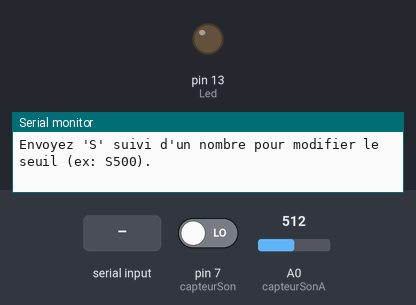
Bench run of a sketch on a simulated Arduino Uno, built with avr-gcc and run on an emulated ATmega328P. Shown: output pins drawn as LEDs (lit = HIGH), the last lines printed to the serial monitor. The test bench sets the inputs (shaded band); at power-on: A0 (capteurSonA) = 512, pin 7 (capteurSon) LOW.

Above: at 1.2 s.
1.3 s: "t\n" received over Serial
2.8 s: A0 (capteurSonA) set to 782
4.3 s: A0 (capteurSonA) set to 816
At 5.2 s:
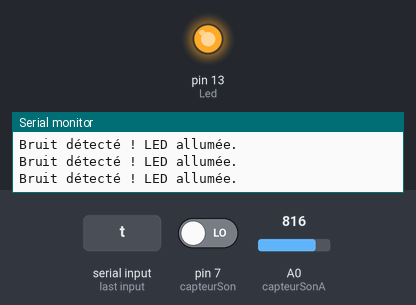
5.8 s: A0 (capteurSonA) set to 790
At 6.9 s:
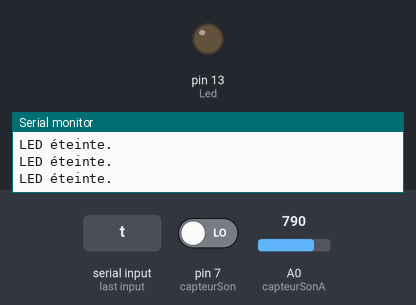
7.7 s: pin 7 (capteurSon) driven HIGH
At 8.6 s:
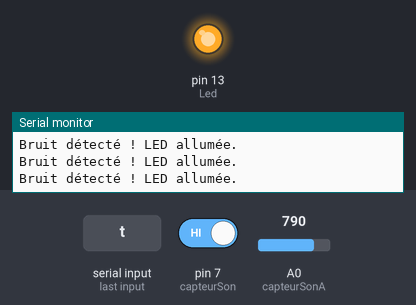
10.7 s: pin 7 (capteurSon) driven LOW
At 11.9 s:
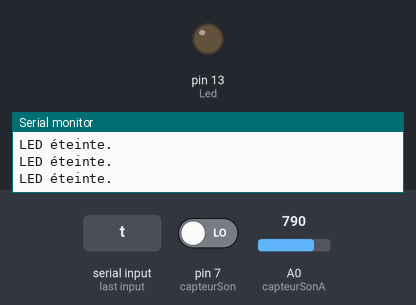
Timing chart, 0 to 13.6 s (numbered marks = the images above; inputs shaded):
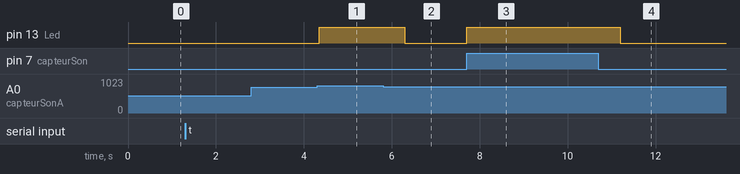

Measured:
- the behaviour switches between 800 and 801 on A0 (capteurSonA) (found by bisection; images 0 and 1)
- after the input at 4.3 s, pin 13 (Led): LOW → HIGH after 0.05 s
- after the input at 5.8 s, pin 13 (Led): HIGH → LOW after 0.49 s
- after the input at 7.7 s, pin 13 (Led): LOW → HIGH at once
- after the input at 10.7 s, pin 13 (Led): HIGH → LOW after 0.49 s

The sketch:

Main.ino
```cpp
int Led = 13;            // LED intégrée à la carte
int capteurSon = 7;      // Broche numérique du capteur GT4611
int capteurSonA = A0;    // Broche analogique du capteur GT4611 (optionnel)
int seuil = 800;         // Seuil pour la détection en mode analogique (0-1023)
unsigned long tempsDebut = 0; // Pour éviter les clignotements rapides
const int delai = 500;   // Temps minimum avant d'éteindre la LED (ms)
bool projetActif = false; // Variable pour savoir si le projet est actif
int niveauSonPrecedent = 0; // Stocke le dernier niveau sonore affiché

void setup() {
    pinMode(Led, OUTPUT);
    pinMode(capteurSon, INPUT);
    Serial.begin(9600); // Initialisation du moniteur série
    Serial.println("Appuyez sur 't' pour activer/désactiver le projet.");
    Serial.println("Envoyez 'S' suivi d'un nombre pour modifier le seuil (ex: S500).");
}

void loop() {
    // Gestion des commandes du moniteur série
    if (Serial.available() > 0) {
        String commande = Serial.readStringUntil('\n');
        commande.trim();

        if (commande.equalsIgnoreCase("t")) {
            projetActif = !projetActif;
            Serial.println(projetActif ? "Projet activé !" : "Projet désactivé !");
            digitalWrite(Led, projetActif ? HIGH : LOW);
        }
        else if (commande.startsWith("S")) {
            int nouveauSeuil = commande.substring(1).toInt();
            if (nouveauSeuil > 0 && nouveauSeuil <= 1023) {
                seuil = nouveauSeuil;
                Serial.print("Seuil modifié à : ");
                Serial.println(seuil);
            } else {
                Serial.println("Valeur invalide. Le seuil doit être entre 0 et 1023.");
            }
        }
    }

    if (projetActif) {
        int val = digitalRead(capteurSon);
        int niveauSon = analogRead(capteurSonA);

        if (abs(niveauSon - niveauSonPrecedent) > 10) {
            Serial.print("Niveau sonore analogique : ");
            Serial.println(niveauSon);
            niveauSonPrecedent = niveauSon;
        }

        if (val == HIGH || niveauSon > seuil) {
            digitalWrite(Led, HIGH);
            tempsDebut = millis();
            Serial.println("Bruit détecté ! LED allumée.");
        }

        if (niveauSon < seuil && millis() - tempsDebut > delai) {
            digitalWrite(Led, LOW);
            Serial.println("LED éteinte.");
        }
    } else {
        digitalWrite(Led, LOW);
    }
}

// Voici le code alternatif pour ce projet permettant d'éteindre la LED lorsque le bruit dépasse le seuil :
// if (niveauSon > seuil) {
//     digitalWrite(Led, LOW);
//     Serial.println("Bruit détecté ! LED éteinte.");
// } else {
//     digitalWrite(Led, HIGH);
//     Serial.println("Silence détecté ! LED allumée.");
// }
```
